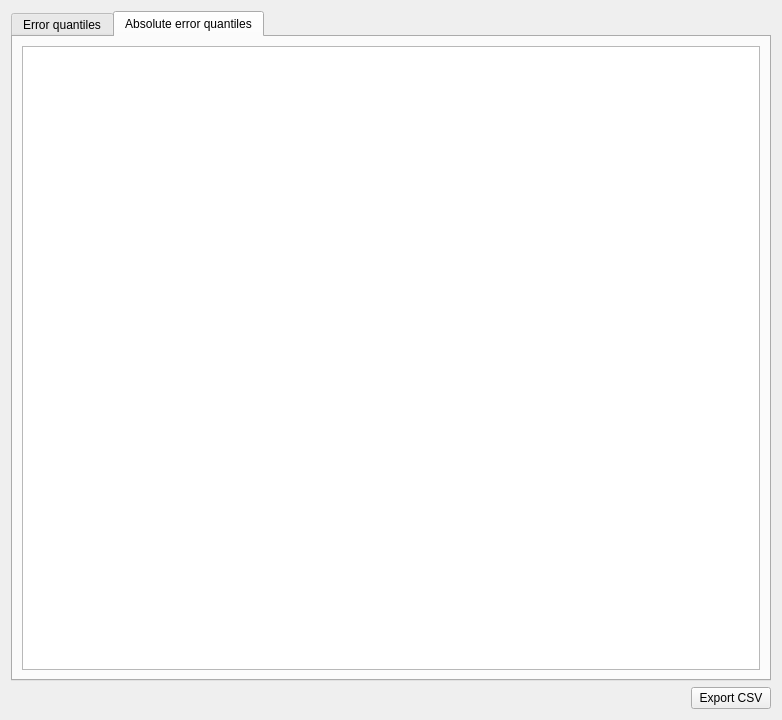
<?xml version="1.0" encoding="UTF-8"?>
<ui version="4.0">
 <class>autre</class>
 <widget class="QWidget" name="autre">
  <property name="geometry">
   <rect>
    <x>0</x>
    <y>0</y>
    <width>782</width>
    <height>720</height>
   </rect>
  </property>
  <property name="windowTitle">
   <string>Form</string>
  </property>
  <layout class="QGridLayout" name="gridLayout">
   <item row="0" column="0">
    <layout class="QVBoxLayout" name="verticalLayout">
     <item>
      <widget class="QTabWidget" name="taberr">
       <property name="currentIndex">
        <number>1</number>
       </property>
       <widget class="QWidget" name="err">
        <attribute name="title">
         <string>Error quantiles</string>
        </attribute>
        <layout class="QGridLayout" name="gridLayout_2">
         <item row="0" column="0">
          <widget class="QTableWidget" name="table_dist">
           <attribute name="horizontalHeaderDefaultSectionSize">
            <number>200</number>
           </attribute>
          </widget>
         </item>
        </layout>
       </widget>
       <widget class="QWidget" name="err_abs">
        <attribute name="title">
         <string>Absolute error quantiles</string>
        </attribute>
        <layout class="QGridLayout" name="gridLayout_3">
         <item row="0" column="0">
          <widget class="QTableWidget" name="table_dist_abs">
           <property name="textElideMode">
            <enum>Qt::ElideRight</enum>
           </property>
           <attribute name="horizontalHeaderDefaultSectionSize">
            <number>200</number>
           </attribute>
          </widget>
         </item>
        </layout>
       </widget>
      </widget>
     </item>
     <item>
      <layout class="QHBoxLayout" name="horizontalLayout_2">
       <item>
        <spacer name="horizontalSpacer">
         <property name="orientation">
          <enum>Qt::Horizontal</enum>
         </property>
         <property name="sizeHint" stdset="0">
          <size>
           <width>40</width>
           <height>20</height>
          </size>
         </property>
        </spacer>
       </item>
       <item>
        <widget class="QPushButton" name="bt_export_csv">
         <property name="text">
          <string>Export CSV</string>
         </property>
        </widget>
       </item>
      </layout>
     </item>
    </layout>
   </item>
  </layout>
 </widget>
 <resources/>
 <connections/>
</ui>
